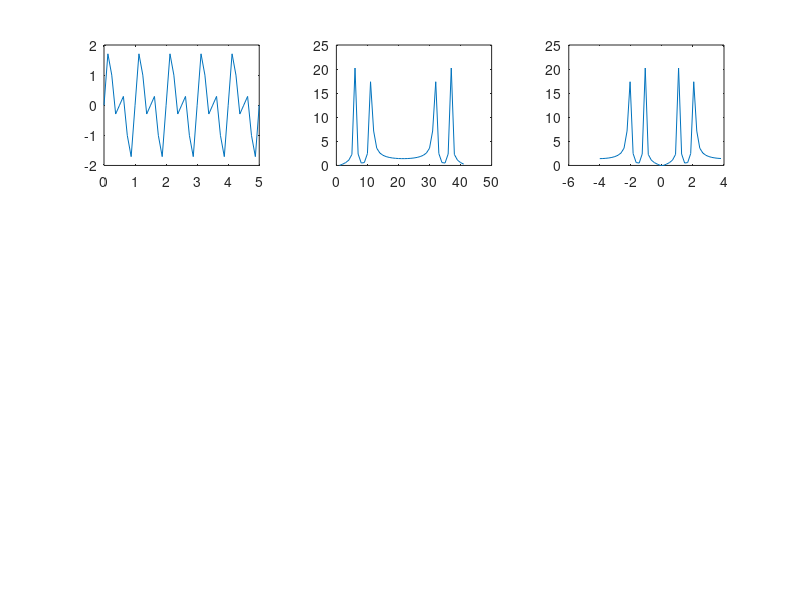

Recreate this plot in MATLAB.
close all
clear all
clc

% dt = 2.5e-11;
% endt = 12e-9;
% t = 0:dt:endt;
% n = length(t);
% 
% q = 0.05;
% fc = 1*1e9;
% 
% fs = 1/dt / 1e3 * 2;
% f = fs *(0:n/2 + 1);
% 
% v = rickerPulse(t,q,fc);
% 
% Vf = fft(v);
% magVf = abs(Vf);
% p1 = magVf(1:n/2+2);
% p1(2:end-1) = 2*p1(2:end-1);
% 
% figure()
% plot(t,v);
% 
% figure()
% plot(f, p1)

figure()
i = 1;
f1 = 1;
f2 = 2;
fn = f2 * 2;
Tn = 1/fn;
w1 = 2*pi*f1;
w2 = 2*pi*f2;
nsteps = 41;
tend = 5;

t = linspace(0,tend,nsteps);

x = sin(w1*t) + sin(w2*t);
Xf = fft(x,nsteps);
magXf = abs(Xf);

Fs = nsteps / tend;
n = length(Xf);
len = n+1;

sampleRate = n / t(n);
Ts = 1/sampleRate;

fs = sampleRate * (-(len-1)/2:(len-2)/2)/len;
Yf = zeros(1,n);
Yf(1:n/2) = Xf(n/2+1:end);
Yf(n/2+1:end) = Xf(1:n/2);
magYf = abs(Yf);

%Yf = reArrange(Xf);

subplot(3,3,i)
i = i+1;
plot(t,x)

subplot(3,3,i)
i = i+1;
plot(abs(Xf))

subplot(3,3,i)
i = i+1;
plot(fs,magYf)